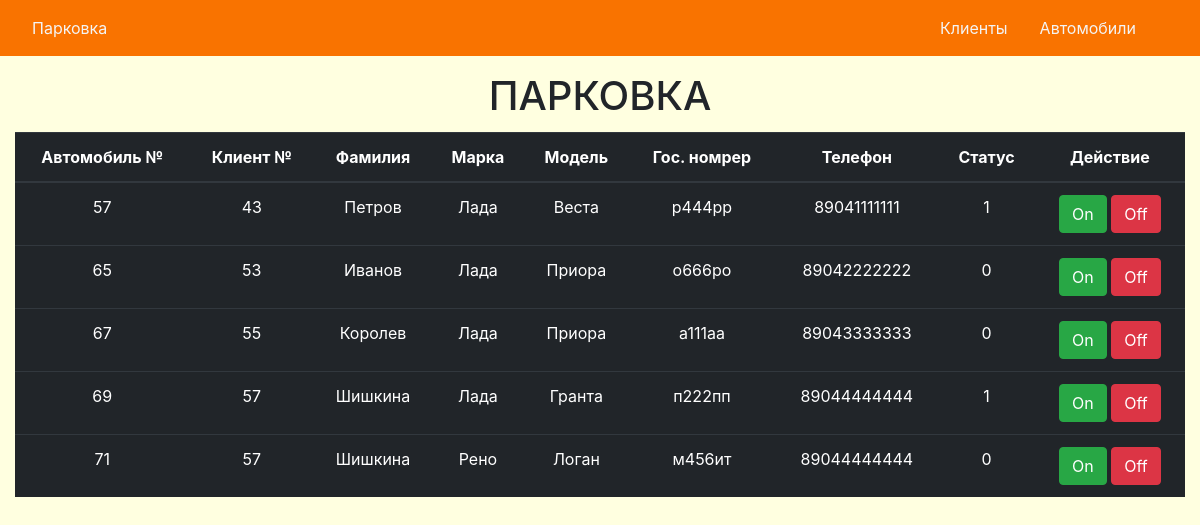
The page / on the database its author committed.
### tables this page shows
CREATE TABLE `vehicles` (
  `vehicle_id` int NOT NULL,
  `brand` varchar(11) NOT NULL,
  `model` varchar(11) NOT NULL,
  `color` varchar(11) NOT NULL,
  `plate` varchar(11) NOT NULL,
  `owner_fk` int NOT NULL,
  `status` tinyint(1) NOT NULL DEFAULT '0'
);

CREATE TABLE `clients` (
  `id` int NOT NULL,
  `name` varchar(50) NOT NULL,
  `patronymic` varchar(50) NOT NULL,
  `surname` varchar(50) NOT NULL,
  `sex` varchar(6) NOT NULL,
  `phone` varchar(12) NOT NULL,
  `address` varchar(1000) NOT NULL
);

### func.php (called while the page is built, shortened)
<?php
include 'config.php';
$sqlri = $pdo->prepare('SELECT c.id, v.vehicle_id, v.plate, v.brand, v.model, c.phone, c.surname, v.status FROM `vehicles` AS v, `clients` AS c WHERE v.owner_fk = c.id ORDER BY c.id');
$sqlri->execute();

### index.php (the view, shortened to what this page needs)
<?php
include 'func.php';
?>
<!DOCTYPE html>
<html lang ="en">
  <head>
    <link  rel="stylesheet" href="https://maxcdn.bootstrapcdn.com/bootstrap/4.0.0/css/bootstrap.min.css">
    <link rel="stylesheet" href="main.css">
  </head>
  <body style="background-color: #FFFFE0">
    <header>
      <?php include 'navbar.php'; ?>
    </header>
      <h1 style="text-align:center;">ПАРКОВКА</h1>
      <div class="container-fluid">
        <div class="row">
          <div class="col mt-1">
            <table class="table table-dark">
              <thead>
                <tr style="text-align:center;">
                  <th>Автомобиль №</th>
                  <th>Клиент №</th>
                  <th>Фамилия</th>
                  <th>Марка</th>
                  <th>Модель</th>
                  <th>Гос. номрер</th>
                  <th>Телефон</th>
                  <th>Статус</th>
                  <th>Действие</th>
                </tr>
              </thead>
                <?php foreach ($sqlri as $value) { ?>
                <tr style="text-align:center;">
                  <td><?=$value['vehicle_id'] ?></td>
                  <td><?=$value['id'] ?></td>
                  <td><?=$value['surname'] ?></td>
                  <td><?=$value['brand'] ?></td>
                  <td><?=$value['model'] ?></td>
                  <td><?=$value['plate'] ?></td>
                  <td><?=$value['phone'] ?></td>
                  <td><?=$value['status'] ?></td>
                  <td>
                    <form method="POST" action="func.php">
                      <button type="submit" name="submit_on" class="btn btn-success">On</button>
                      <button type="submit" name="submit_off" class="btn btn-danger">Off</button>
                    </form>
                  </td>
                </tr> <?php } ?>
            </table>
          </div>
        </div>
    </div>
  </body>
</html>

### navbar.php (shortened to what this page needs)
<nav class="navbar navbar-expand-lg fixed-top ">
    <a class="nav-link" href="index.php">Парковка</a>
    <div class="collapse navbar-collapse " id="navbarSupportedContent">
      <ul class="navbar-nav mr-4">
        <li class="nav-item">
          <a class="nav-link" data-value="about" href="clients.php">Клиенты</a>
        </li>
        <li class="nav-item">
          <a class="nav-link" data-value="about" href="vehicles.php">Автомобили</a>
        </li>
      </ul>
    </div>
</nav><br><br><br>

### main.css (style rules this page uses)
.navbar { background:#F97300; }
.nav-link , .navbar-brand { color: #f4f4f4; cursor: pointer; }
.nav-link { margin-right: 1em !important; }
.navbar-collapse { justify-content: flex-end; }

### rows shown on the page
vehicles: vehicle_id "57", owner_fk "43", owner_fk.surname "Петров", brand "Лада", model "Веста", plate "р444рр", owner_fk.phone "89041111111", status "1"
vehicles: vehicle_id "65", owner_fk "53", owner_fk.surname "Иванов", brand "Лада", model "Приора", plate "о666ро", owner_fk.phone "89042222222", status "0"
vehicles: vehicle_id "67", owner_fk "55", owner_fk.surname "Королев", brand "Лада", model "Приора", plate "а111аа", owner_fk.phone "89043333333", status "0"
vehicles: vehicle_id "69", owner_fk "57", owner_fk.surname "Шишкина", brand "Лада", model "Гранта", plate "п222пп", owner_fk.phone "89044444444", status "1"
vehicles: vehicle_id "71", owner_fk "57", owner_fk.surname "Шишкина", brand "Рено", model "Логан", plate "м456ит", owner_fk.phone "89044444444", status "0"
